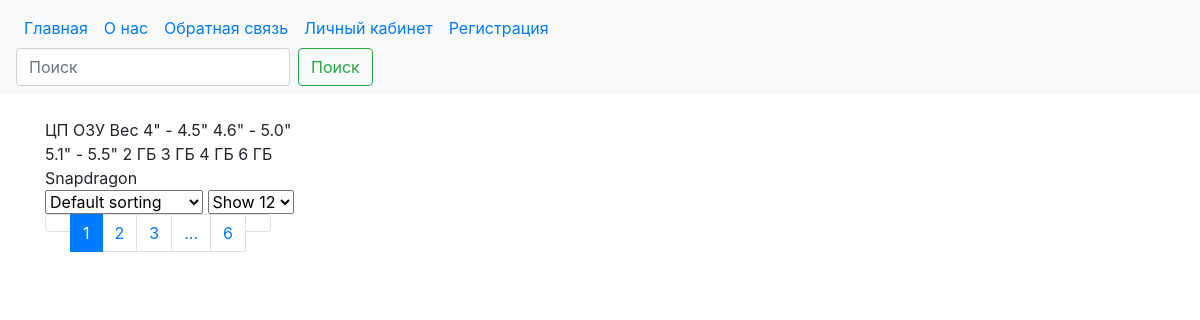
The app's page /category/notebooks with its own data.
### market/models.py (models this page shows, shortened)
class FilterName(models.Model):
    name = models.CharField(max_length=50)
    category = models.ForeignKey('Category', on_delete=models.CASCADE)
    class Meta:
        verbose_name = "Атрибут  категории"
        verbose_name_plural = "Атрибуты категории"

class FilterDetail(models.Model):
    name = models.CharField(max_length=30)
    filter = models.ForeignKey('FilterName', on_delete=models.CASCADE)

### market/views.py (the view, shortened to what this page needs)
# urls.py: path('category/<str:category>', views.products),
def products(request, category):
    all_items = Item.objects.filter(category__in=Category.objects.filter(folder=category))
    all_images = Image.objects.all()
    filters = FilterDetail.objects.all()
    filterName = FilterName.objects.filter(category__in=Category.objects.filter(folder=category))
    discounts = DiscountItem.objects.all()
    for ite in all_items:
        ite.bonus = 10
    context = {
        'all_items': all_items,
        'all_images': all_images,
        'filterNames': filterName,
        'filters': filters,
        'discounts': discounts,
    }
    return render(request, 'market/products.html', context)

### templates/market/products.html (shortened to what this page needs)
{% extends 'market/base.html' %}
{% block content %}
<div class="container">
      <div class="row">
           <div class="product_top_bar col-3">
                {% for filterName in filterNames %}
                    {{ filterName.name }}
                {% endfor %}
                {% for filter in filters %}
                    {{ filter.name }}
                {% endfor %}
                <div class="left_dorp">
                    <select class="sorting">
                        <option value="1">Default sorting</option>
                    </select>
                    <select class="show">
                        <option value="1">Show 12</option>
                    </select>
                </div>
                <div class="right_page ml-auto">
                    <nav class="cat_page" aria-label="Page navigation example">
                        <ul class="pagination">
                            <li class="page-item"><a class="page-link" href="#"></a></li>
                            <li class="page-item active"><a class="page-link" href="#">1</a></li>
                            <li class="page-item"><a class="page-link" href="#">2</a></li>
                            <li class="page-item"><a class="page-link" href="#">3</a></li>
                            <li class="page-item blank"><a class="page-link" href="#">...</a></li>
                            <li class="page-item"><a class="page-link" href="#">6</a></li>
                            <li class="page-item"><a class="page-link" href="#"></a></li>
                        </ul>
                    </nav>
                </div>
            </div>
          <div class="row col-sm-12 col-md-9">
        </div>
    </div>
</div>
{% endblock %}

### templates/market/base.html (shortened to what this page needs)
<!DOCTYPE html>
<html lang="ru">
<head>
  {% load static %}
  <link rel="stylesheet" href="{% static 'market.css' %}">
  <link rel="stylesheet" href="{% static 'bootstrap-4.2.1-dist/css/bootstrap.min.css' %}">
</head>
<body>
    <nav class="navbar navbar-expand-sm navbar-default bg-light">
      <div>
        <ul class="navbar-nav">
          <li class="active">
            <a class="nav-link" href="/">Главная </a>
          </li>
          <li>
            <a class="nav-link" href="#">О нас</a>
          </li>
          <li>
            <a class="nav-link" href="#">Обратная связь</a>
          </li>
            <li>
            <a class="nav-link" href="/user">Личный кабинет</a>
          </li>
            <li>
            <a class="nav-link" href="/user/reg">Регистрация</a>
          </li>
        </ul>
        <form action="" class="form-inline my-2 my-lg-0">
            <input type="text" class="form-control mr-sm-2" placeholder="Поиск" aria-label="Поиск">
            <a href="find" class="btn btn-outline-success my-2 my-sm-0">Поиск</a>
        </form>
      </div>
    </nav>﻿
    {% block content %} {% endblock %}
</body>
</html>

### records on screen
FilterName: name "ЦП"
FilterName: name "ОЗУ"
FilterName: name "Вес"
FilterDetail: name "4\" - 4.5\""
FilterDetail: name "4.6\" - 5.0\""
FilterDetail: name "5.1\" - 5.5\""
FilterDetail: name "2 ГБ"
FilterDetail: name "3 ГБ"
FilterDetail: name "4 ГБ"
FilterDetail: name "6 ГБ"
FilterDetail: name "Snapdragon"
